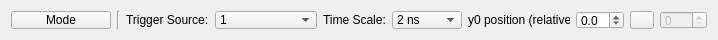
<?xml version="1.0" encoding="UTF-8"?>
<ui version="4.0">
 <class>Form</class>
 <widget class="QWidget" name="Form">
  <property name="geometry">
   <rect>
    <x>0</x>
    <y>0</y>
    <width>718</width>
    <height>40</height>
   </rect>
  </property>
  <property name="sizePolicy">
   <sizepolicy hsizetype="Minimum" vsizetype="Minimum">
    <horstretch>0</horstretch>
    <verstretch>0</verstretch>
   </sizepolicy>
  </property>
  <property name="minimumSize">
   <size>
    <width>400</width>
    <height>40</height>
   </size>
  </property>
  <property name="maximumSize">
   <size>
    <width>16777215</width>
    <height>160</height>
   </size>
  </property>
  <property name="windowTitle">
   <string>Form</string>
  </property>
  <layout class="QHBoxLayout" name="horizontalLayout">
   <item>
    <layout class="QHBoxLayout" name="horizontalLayout_3">
     <item>
      <widget class="QPushButton" name="select_button">
       <property name="sizePolicy">
        <sizepolicy hsizetype="Fixed" vsizetype="Fixed">
         <horstretch>0</horstretch>
         <verstretch>0</verstretch>
        </sizepolicy>
       </property>
       <property name="minimumSize">
        <size>
         <width>100</width>
         <height>0</height>
        </size>
       </property>
       <property name="text">
        <string>Mode</string>
       </property>
      </widget>
     </item>
     <item>
      <widget class="Line" name="line">
       <property name="orientation">
        <enum>Qt::Vertical</enum>
       </property>
      </widget>
     </item>
     <item>
      <widget class="QLabel" name="label_2">
       <property name="text">
        <string>Trigger Source:</string>
       </property>
      </widget>
     </item>
     <item>
      <widget class="QComboBox" name="cb_source">
       <property name="currentText">
        <string>1</string>
       </property>
       <item>
        <property name="text">
         <string>1</string>
        </property>
       </item>
       <item>
        <property name="text">
         <string>2</string>
        </property>
       </item>
       <item>
        <property name="text">
         <string>3</string>
        </property>
       </item>
       <item>
        <property name="text">
         <string>4</string>
        </property>
       </item>
       <item>
        <property name="text">
         <string>External</string>
        </property>
       </item>
       <item>
        <property name="text">
         <string>Line</string>
        </property>
       </item>
       <item>
        <property name="text">
         <string>WaveGen</string>
        </property>
       </item>
       <item>
        <property name="text">
         <string>WaveGen Mod</string>
        </property>
       </item>
      </widget>
     </item>
     <item>
      <widget class="QLabel" name="label_3">
       <property name="text">
        <string>Time Scale:</string>
       </property>
      </widget>
     </item>
     <item>
      <widget class="QComboBox" name="cb_timescale">
       <item>
        <property name="text">
         <string>2 ns</string>
        </property>
       </item>
       <item>
        <property name="text">
         <string>5 ns</string>
        </property>
       </item>
       <item>
        <property name="text">
         <string>10 ns</string>
        </property>
       </item>
       <item>
        <property name="text">
         <string>20 ns</string>
        </property>
       </item>
       <item>
        <property name="text">
         <string>50 ns</string>
        </property>
       </item>
       <item>
        <property name="text">
         <string>100 ns</string>
        </property>
       </item>
       <item>
        <property name="text">
         <string>200 ns</string>
        </property>
       </item>
       <item>
        <property name="text">
         <string>500 ns</string>
        </property>
       </item>
       <item>
        <property name="text">
         <string>1 µs</string>
        </property>
       </item>
       <item>
        <property name="text">
         <string>2 µs</string>
        </property>
       </item>
       <item>
        <property name="text">
         <string>5 µs</string>
        </property>
       </item>
       <item>
        <property name="text">
         <string>10 µs</string>
        </property>
       </item>
       <item>
        <property name="text">
         <string>20 µs</string>
        </property>
       </item>
       <item>
        <property name="text">
         <string>50 µs</string>
        </property>
       </item>
       <item>
        <property name="text">
         <string>100 µs</string>
        </property>
       </item>
       <item>
        <property name="text">
         <string>200 µs</string>
        </property>
       </item>
       <item>
        <property name="text">
         <string>500 µs</string>
        </property>
       </item>
       <item>
        <property name="text">
         <string>1 ms</string>
        </property>
       </item>
       <item>
        <property name="text">
         <string>2 ms</string>
        </property>
       </item>
       <item>
        <property name="text">
         <string>5 ms</string>
        </property>
       </item>
       <item>
        <property name="text">
         <string>10 ms</string>
        </property>
       </item>
       <item>
        <property name="text">
         <string>20 ms</string>
        </property>
       </item>
       <item>
        <property name="text">
         <string>50 ms</string>
        </property>
       </item>
       <item>
        <property name="text">
         <string>100 ms</string>
        </property>
       </item>
       <item>
        <property name="text">
         <string>200 ms</string>
        </property>
       </item>
       <item>
        <property name="text">
         <string>500 ms</string>
        </property>
       </item>
       <item>
        <property name="text">
         <string>1 s</string>
        </property>
       </item>
       <item>
        <property name="text">
         <string>2 s</string>
        </property>
       </item>
       <item>
        <property name="text">
         <string>5 s</string>
        </property>
       </item>
       <item>
        <property name="text">
         <string>10 s</string>
        </property>
       </item>
       <item>
        <property name="text">
         <string>20 s</string>
        </property>
       </item>
       <item>
        <property name="text">
         <string>50 s</string>
        </property>
       </item>
      </widget>
     </item>
     <item>
      <widget class="QLabel" name="label">
       <property name="text">
        <string>y0 position (relative)</string>
       </property>
      </widget>
     </item>
     <item>
      <widget class="QDoubleSpinBox" name="dsb_yzero">
       <property name="decimals">
        <number>1</number>
       </property>
       <property name="minimum">
        <double>-5.000000000000000</double>
       </property>
       <property name="maximum">
        <double>5.000000000000000</double>
       </property>
      </widget>
     </item>
     <item>
      <widget class="QToolButton" name="close_button">
       <property name="text">
        <string/>
       </property>
      </widget>
     </item>
     <item>
      <widget class="QSpinBox" name="index">
       <property name="enabled">
        <bool>false</bool>
       </property>
       <property name="keyboardTracking">
        <bool>false</bool>
       </property>
       <property name="maximum">
        <number>999</number>
       </property>
      </widget>
     </item>
     <item>
      <spacer name="horizontalSpacer">
       <property name="orientation">
        <enum>Qt::Horizontal</enum>
       </property>
       <property name="sizeHint" stdset="0">
        <size>
         <width>40</width>
         <height>20</height>
        </size>
       </property>
      </spacer>
     </item>
    </layout>
   </item>
  </layout>
 </widget>
 <resources/>
 <connections/>
</ui>
